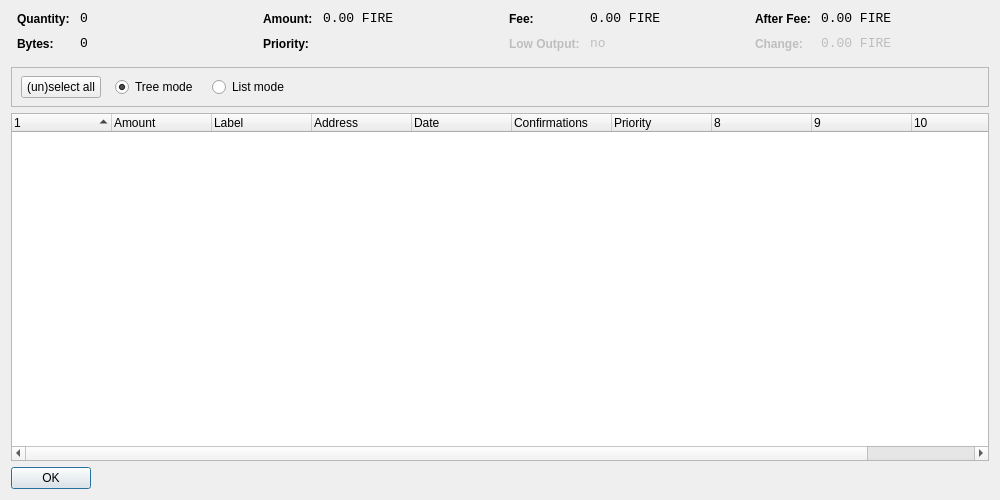
<?xml version="1.0" encoding="UTF-8"?>
<ui version="4.0">
 <class>CoinControlDialog</class>
 <widget class="QDialog" name="CoinControlDialog">
  <property name="geometry">
   <rect>
    <x>0</x>
    <y>0</y>
    <width>1000</width>
    <height>500</height>
   </rect>
  </property>
  <property name="windowTitle">
   <string>Coin Control</string>
  </property>
  <layout class="QVBoxLayout" name="verticalLayout">
   <item>
    <layout class="QHBoxLayout" name="horizontalLayoutTop" stretch="0,0,0,0">
     <property name="topMargin">
      <number>0</number>
     </property>
     <property name="bottomMargin">
      <number>10</number>
     </property>
     <item>
      <layout class="QFormLayout" name="formLayoutCoinControl1">
       <property name="horizontalSpacing">
        <number>10</number>
       </property>
       <property name="verticalSpacing">
        <number>10</number>
       </property>
       <property name="leftMargin">
        <number>6</number>
       </property>
       <property name="rightMargin">
        <number>6</number>
       </property>
       <item row="0" column="0">
        <widget class="QLabel" name="labelCoinControlQuantityText">
         <property name="styleSheet">
          <string notr="true">font-weight:bold;</string>
         </property>
         <property name="text">
          <string>Quantity:</string>
         </property>
        </widget>
       </item>
       <item row="0" column="1">
        <widget class="QLabel" name="labelCoinControlQuantity">
         <property name="font">
          <font>
           <family>Monospace</family>
           <pointsize>10</pointsize>
          </font>
         </property>
         <property name="cursor">
          <cursorShape>IBeamCursor</cursorShape>
         </property>
         <property name="contextMenuPolicy">
          <enum>Qt::ActionsContextMenu</enum>
         </property>
         <property name="text">
          <string notr="true">0</string>
         </property>
         <property name="textInteractionFlags">
          <set>Qt::LinksAccessibleByMouse|Qt::TextSelectableByKeyboard|Qt::TextSelectableByMouse</set>
         </property>
        </widget>
       </item>
       <item row="1" column="0">
        <widget class="QLabel" name="labelCoinControlBytesText">
         <property name="styleSheet">
          <string notr="true">font-weight:bold;</string>
         </property>
         <property name="text">
          <string>Bytes:</string>
         </property>
        </widget>
       </item>
       <item row="1" column="1">
        <widget class="QLabel" name="labelCoinControlBytes">
         <property name="font">
          <font>
           <family>Monospace</family>
           <pointsize>10</pointsize>
          </font>
         </property>
         <property name="cursor">
          <cursorShape>IBeamCursor</cursorShape>
         </property>
         <property name="contextMenuPolicy">
          <enum>Qt::ActionsContextMenu</enum>
         </property>
         <property name="text">
          <string notr="true">0</string>
         </property>
         <property name="textInteractionFlags">
          <set>Qt::LinksAccessibleByMouse|Qt::TextSelectableByKeyboard|Qt::TextSelectableByMouse</set>
         </property>
        </widget>
       </item>
      </layout>
     </item>
     <item>
      <layout class="QFormLayout" name="formLayoutCoinControl2">
       <property name="horizontalSpacing">
        <number>10</number>
       </property>
       <property name="verticalSpacing">
        <number>10</number>
       </property>
       <property name="leftMargin">
        <number>6</number>
       </property>
       <property name="rightMargin">
        <number>6</number>
       </property>
       <item row="0" column="0">
        <widget class="QLabel" name="labelCoinControlAmountText">
         <property name="styleSheet">
          <string notr="true">font-weight:bold;</string>
         </property>
         <property name="text">
          <string>Amount:</string>
         </property>
        </widget>
       </item>
       <item row="0" column="1">
        <widget class="QLabel" name="labelCoinControlAmount">
         <property name="font">
          <font>
           <family>Monospace</family>
           <pointsize>10</pointsize>
          </font>
         </property>
         <property name="cursor">
          <cursorShape>IBeamCursor</cursorShape>
         </property>
         <property name="contextMenuPolicy">
          <enum>Qt::ActionsContextMenu</enum>
         </property>
         <property name="text">
          <string notr="true">0.00 FIRE</string>
         </property>
         <property name="textInteractionFlags">
          <set>Qt::LinksAccessibleByMouse|Qt::TextSelectableByKeyboard|Qt::TextSelectableByMouse</set>
         </property>
        </widget>
       </item>
       <item row="1" column="0">
        <widget class="QLabel" name="labelCoinControlPriorityText">
         <property name="styleSheet">
          <string notr="true">font-weight:bold;</string>
         </property>
         <property name="text">
          <string>Priority:</string>
         </property>
        </widget>
       </item>
       <item row="1" column="1">
        <widget class="QLabel" name="labelCoinControlPriority">
         <property name="font">
          <font>
           <family>Monospace</family>
           <pointsize>10</pointsize>
          </font>
         </property>
         <property name="cursor">
          <cursorShape>IBeamCursor</cursorShape>
         </property>
         <property name="contextMenuPolicy">
          <enum>Qt::ActionsContextMenu</enum>
         </property>
         <property name="text">
          <string/>
         </property>
         <property name="textInteractionFlags">
          <set>Qt::LinksAccessibleByMouse|Qt::TextSelectableByKeyboard|Qt::TextSelectableByMouse</set>
         </property>
        </widget>
       </item>
      </layout>
     </item>
     <item>
      <layout class="QFormLayout" name="formLayoutCoinControl3">
       <property name="horizontalSpacing">
        <number>10</number>
       </property>
       <property name="verticalSpacing">
        <number>10</number>
       </property>
       <property name="leftMargin">
        <number>6</number>
       </property>
       <property name="rightMargin">
        <number>6</number>
       </property>
       <item row="0" column="0">
        <widget class="QLabel" name="labelCoinControlFeeText">
         <property name="styleSheet">
          <string notr="true">font-weight:bold;</string>
         </property>
         <property name="text">
          <string>Fee:</string>
         </property>
        </widget>
       </item>
       <item row="0" column="1">
        <widget class="QLabel" name="labelCoinControlFee">
         <property name="font">
          <font>
           <family>Monospace</family>
           <pointsize>10</pointsize>
          </font>
         </property>
         <property name="cursor">
          <cursorShape>IBeamCursor</cursorShape>
         </property>
         <property name="contextMenuPolicy">
          <enum>Qt::ActionsContextMenu</enum>
         </property>
         <property name="text">
          <string notr="true">0.00 FIRE</string>
         </property>
         <property name="textInteractionFlags">
          <set>Qt::LinksAccessibleByMouse|Qt::TextSelectableByKeyboard|Qt::TextSelectableByMouse</set>
         </property>
        </widget>
       </item>
       <item row="1" column="0">
        <widget class="QLabel" name="labelCoinControlLowOutputText">
         <property name="enabled">
          <bool>false</bool>
         </property>
         <property name="styleSheet">
          <string notr="true">font-weight:bold;</string>
         </property>
         <property name="text">
          <string>Low Output:</string>
         </property>
        </widget>
       </item>
       <item row="1" column="1">
        <widget class="QLabel" name="labelCoinControlLowOutput">
         <property name="enabled">
          <bool>false</bool>
         </property>
         <property name="font">
          <font>
           <family>Monospace</family>
           <pointsize>10</pointsize>
          </font>
         </property>
         <property name="cursor">
          <cursorShape>IBeamCursor</cursorShape>
         </property>
         <property name="contextMenuPolicy">
          <enum>Qt::ActionsContextMenu</enum>
         </property>
         <property name="text">
          <string notr="true">no</string>
         </property>
         <property name="textInteractionFlags">
          <set>Qt::LinksAccessibleByMouse|Qt::TextSelectableByKeyboard|Qt::TextSelectableByMouse</set>
         </property>
        </widget>
       </item>
      </layout>
     </item>
     <item>
      <layout class="QFormLayout" name="formLayoutCoinControl4">
       <property name="horizontalSpacing">
        <number>10</number>
       </property>
       <property name="verticalSpacing">
        <number>10</number>
       </property>
       <property name="leftMargin">
        <number>6</number>
       </property>
       <property name="rightMargin">
        <number>6</number>
       </property>
       <item row="0" column="0">
        <widget class="QLabel" name="labelCoinControlAfterFeeText">
         <property name="styleSheet">
          <string notr="true">font-weight:bold;</string>
         </property>
         <property name="text">
          <string>After Fee:</string>
         </property>
        </widget>
       </item>
       <item row="0" column="1">
        <widget class="QLabel" name="labelCoinControlAfterFee">
         <property name="font">
          <font>
           <family>Monospace</family>
           <pointsize>10</pointsize>
          </font>
         </property>
         <property name="cursor">
          <cursorShape>IBeamCursor</cursorShape>
         </property>
         <property name="contextMenuPolicy">
          <enum>Qt::ActionsContextMenu</enum>
         </property>
         <property name="text">
          <string notr="true">0.00 FIRE</string>
         </property>
         <property name="textInteractionFlags">
          <set>Qt::LinksAccessibleByMouse|Qt::TextSelectableByKeyboard|Qt::TextSelectableByMouse</set>
         </property>
        </widget>
       </item>
       <item row="1" column="0">
        <widget class="QLabel" name="labelCoinControlChangeText">
         <property name="enabled">
          <bool>false</bool>
         </property>
         <property name="styleSheet">
          <string notr="true">font-weight:bold;</string>
         </property>
         <property name="text">
          <string>Change:</string>
         </property>
        </widget>
       </item>
       <item row="1" column="1">
        <widget class="QLabel" name="labelCoinControlChange">
         <property name="enabled">
          <bool>false</bool>
         </property>
         <property name="font">
          <font>
           <family>Monospace</family>
           <pointsize>10</pointsize>
          </font>
         </property>
         <property name="cursor">
          <cursorShape>IBeamCursor</cursorShape>
         </property>
         <property name="contextMenuPolicy">
          <enum>Qt::ActionsContextMenu</enum>
         </property>
         <property name="text">
          <string notr="true">0.00 FIRE</string>
         </property>
         <property name="textInteractionFlags">
          <set>Qt::LinksAccessibleByMouse|Qt::TextSelectableByKeyboard|Qt::TextSelectableByMouse</set>
         </property>
        </widget>
       </item>
      </layout>
     </item>
    </layout>
   </item>
   <item>
    <widget class="QFrame" name="frame">
     <property name="minimumSize">
      <size>
       <width>0</width>
       <height>40</height>
      </size>
     </property>
     <property name="frameShape">
      <enum>QFrame::StyledPanel</enum>
     </property>
     <property name="frameShadow">
      <enum>QFrame::Sunken</enum>
     </property>
     <widget class="QWidget" name="horizontalLayoutWidget">
      <property name="geometry">
       <rect>
        <x>10</x>
        <y>0</y>
        <width>781</width>
        <height>41</height>
       </rect>
      </property>
      <layout class="QHBoxLayout" name="horizontalLayoutPanel" stretch="0,0,0,0,0">
       <property name="spacing">
        <number>14</number>
       </property>
       <item>
        <widget class="QPushButton" name="pushButtonSelectAll">
         <property name="sizePolicy">
          <sizepolicy hsizetype="Maximum" vsizetype="Fixed">
           <horstretch>0</horstretch>
           <verstretch>0</verstretch>
          </sizepolicy>
         </property>
         <property name="text">
          <string>(un)select all</string>
         </property>
        </widget>
       </item>
       <item>
        <widget class="QRadioButton" name="radioTreeMode">
         <property name="sizePolicy">
          <sizepolicy hsizetype="Maximum" vsizetype="Fixed">
           <horstretch>0</horstretch>
           <verstretch>0</verstretch>
          </sizepolicy>
         </property>
         <property name="text">
          <string>Tree mode</string>
         </property>
         <property name="checked">
          <bool>true</bool>
         </property>
        </widget>
       </item>
       <item>
        <widget class="QRadioButton" name="radioListMode">
         <property name="sizePolicy">
          <sizepolicy hsizetype="Maximum" vsizetype="Fixed">
           <horstretch>0</horstretch>
           <verstretch>0</verstretch>
          </sizepolicy>
         </property>
         <property name="text">
          <string>List mode</string>
         </property>
        </widget>
       </item>
       <item>
        <spacer name="horizontalSpacer">
         <property name="orientation">
          <enum>Qt::Horizontal</enum>
         </property>
         <property name="sizeHint" stdset="0">
          <size>
           <width>40</width>
           <height>20</height>
          </size>
         </property>
        </spacer>
       </item>
      </layout>
     </widget>
    </widget>
   </item>
   <item>
    <widget class="CoinControlTreeWidget" name="treeWidget">
     <property name="contextMenuPolicy">
      <enum>Qt::CustomContextMenu</enum>
     </property>
     <property name="sortingEnabled">
      <bool>false</bool>
     </property>
     <property name="columnCount">
      <number>11</number>
     </property>
     <attribute name="headerShowSortIndicator" stdset="0">
      <bool>true</bool>
     </attribute>
     <attribute name="headerStretchLastSection">
      <bool>false</bool>
     </attribute>
     <column>
      <property name="text">
       <string/>
      </property>
     </column>
     <column>
      <property name="text">
       <string>Amount</string>
      </property>
     </column>
     <column>
      <property name="text">
       <string>Label</string>
      </property>
     </column>
     <column>
      <property name="text">
       <string>Address</string>
      </property>
     </column>
     <column>
      <property name="text">
       <string>Date</string>
      </property>
     </column>
     <column>
      <property name="text">
       <string>Confirmations</string>
      </property>
      <property name="toolTip">
       <string>Confirmed</string>
      </property>
     </column>
     <column>
      <property name="text">
       <string>Priority</string>
      </property>
     </column>
     <column>
      <property name="text">
       <string/>
      </property>
     </column>
     <column>
      <property name="text">
       <string/>
      </property>
     </column>
     <column>
      <property name="text">
       <string/>
      </property>
     </column>
     <column>
      <property name="text">
       <string/>
      </property>
     </column>
    </widget>
   </item>
   <item>
    <widget class="QDialogButtonBox" name="buttonBox">
     <property name="sizePolicy">
      <sizepolicy hsizetype="Maximum" vsizetype="Fixed">
       <horstretch>0</horstretch>
       <verstretch>0</verstretch>
      </sizepolicy>
     </property>
     <property name="orientation">
      <enum>Qt::Horizontal</enum>
     </property>
     <property name="standardButtons">
      <set>QDialogButtonBox::Ok</set>
     </property>
    </widget>
   </item>
  </layout>
 </widget>
 <customwidgets>
  <customwidget>
   <class>CoinControlTreeWidget</class>
   <extends>QTreeWidget</extends>
   <header>coincontroltreewidget.h</header>
  </customwidget>
 </customwidgets>
 <resources/>
 <connections/>
</ui>
